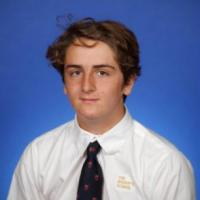
#> input picture images/kaz.jpg, 200 x 200 px
$ python otsu_and_riddler.py --image images/kaz.jpg   (older library calls are emulated)
#> lines starting #> are read from the running program, lines starting #| are printed output that depends on the picture; after the words box and inside, x2 and y2 are one past the last pixel; in counts of white or black regions, pixels touching at a corner belong together
from __future__ import print_function
import numpy as np
import argparse
import mahotas
import cv2

argP = argparse.ArgumentParser()
argP.add_argument("-i", "--image", required = True, help = "Path of da image")
args = vars(argP.parse_args())

image = cv2.imread(args["image"])
#> image is the input picture: shape (200, 200, 3); mean B, G, R 158.7, 120.2, 110.4
image = cv2.cvtColor(image, cv2.COLOR_BGR2GRAY)
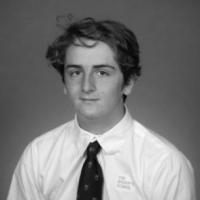
#> image: shape (200, 200); min 1, max 253, mean 121.6
blurred = cv2.GaussianBlur(image, (5, 5), 0)
cv2.imshow("Image", image)

T = mahotas.thresholding.otsu(blurred)
#> T = 144
print("OTSU Threshold: {}".format(T))
#| OTSU Threshold: 144
thresh = image.copy()
thresh[thresh > T] = 255
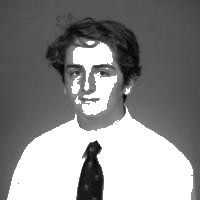
#> thresh: shape (200, 200); min 1, max 255, mean 137.3
thresh[thresh < 255] = 0
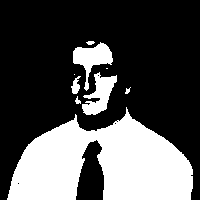
#> thresh: shape (200, 200); 31.3% white; 9 white regions (2 under 20 px), largest, box (x1, y1, x2, y2) and area: (7, 107, 193, 200) 10811, (73, 42, 113, 91) 796, (82, 72, 117, 115) 754
thresh = cv2.bitwise_not(thresh)
cv2.imshow("OTSU", thresh)

#> (the run stopped early here; a loop or call above may not have finished)

$ run again, on images/forsaken.PNG
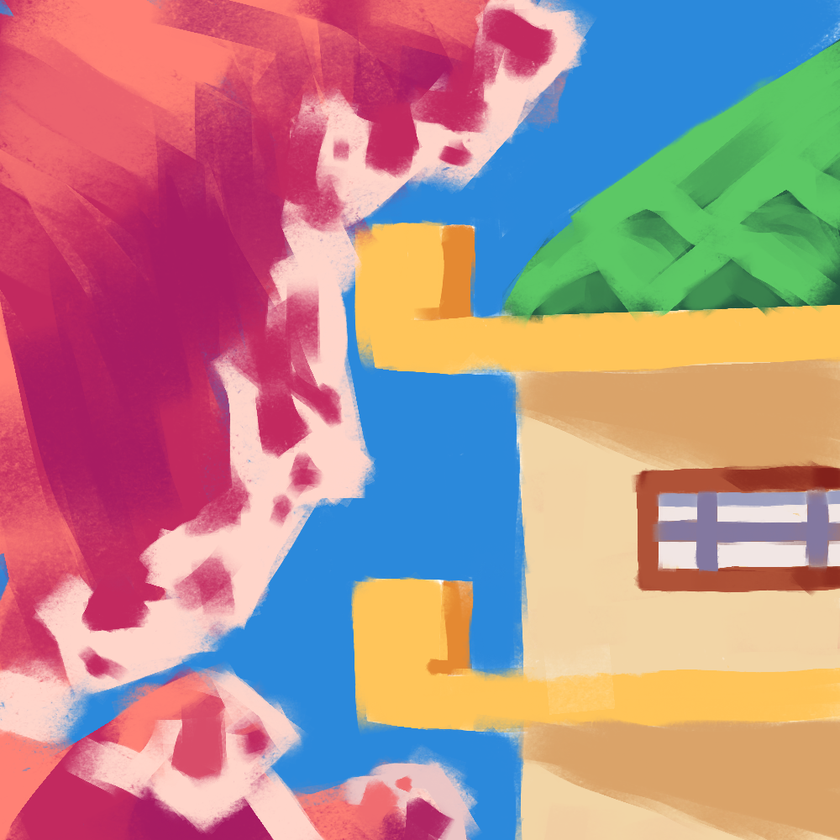
#> input picture images/forsaken.PNG, 840 x 840 px, shrunk from 1000 x 1000 before the run
#> image is the input picture: shape (840, 840, 3); mean B, G, R 139.6, 138, 178.6
#> `image = cv2.cvtColor(image, cv2.COLOR_BGR2GRAY)`:
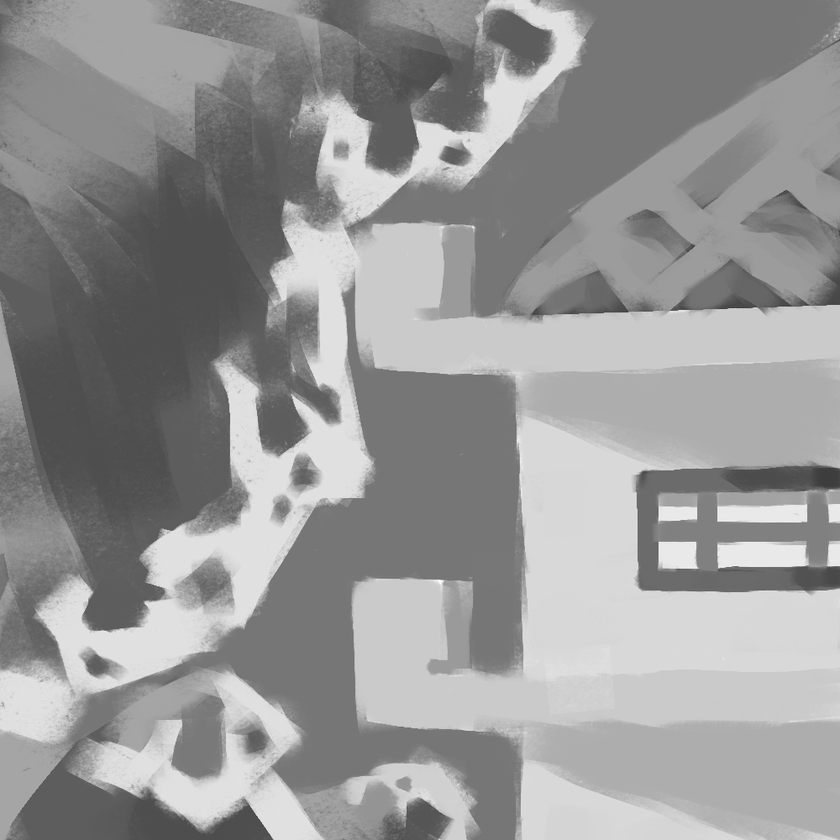
#> image: shape (840, 840); min 57, max 255, mean 150.3
#> T = 153
#| OTSU Threshold: 153
#> `thresh[thresh < 255] = 0`:
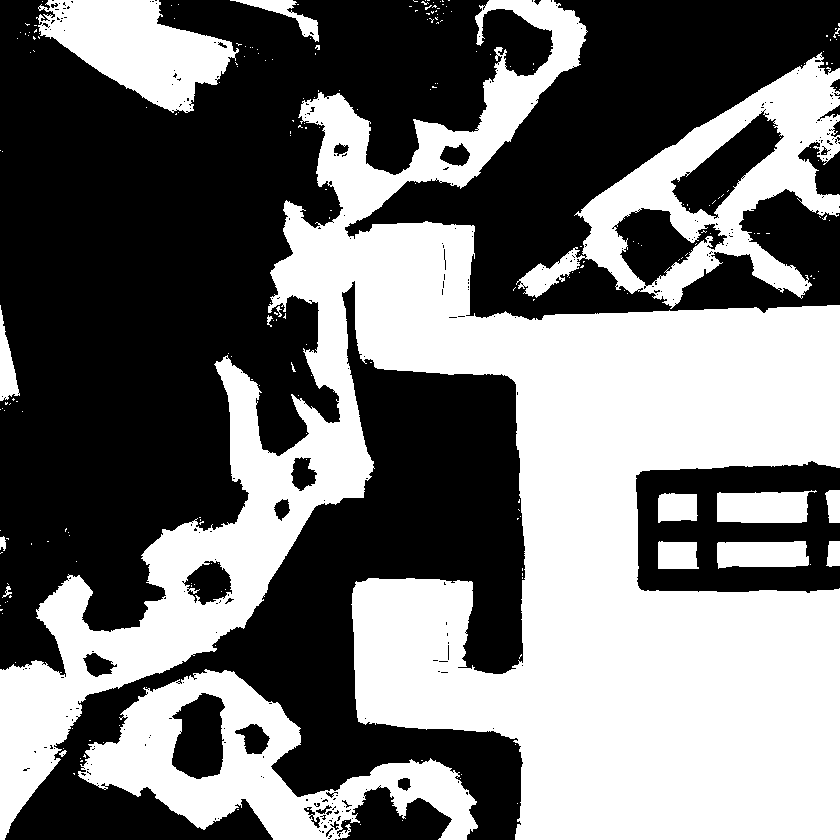
#> thresh: shape (840, 840); 46.2% white; 242 white regions (224 under 20 px), largest, box (x1, y1, x2, y2) and area: (0, 0, 840, 840) 252069, (78, 669, 478, 840) 25934, (516, 52, 840, 309) 25282
